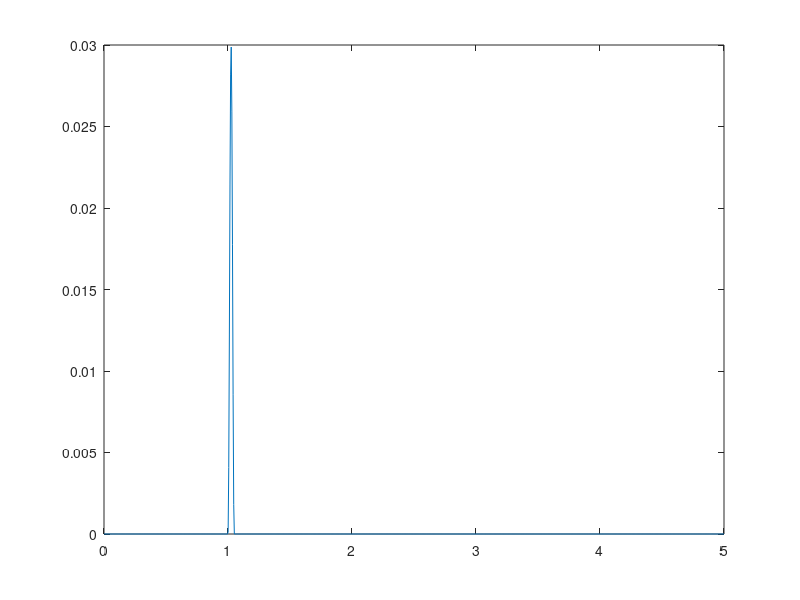

The MATLAB source for this figure: (Note: this script raises an error after producing the figure.)
%SYDE 351 Final Projct 
%Group 27
%Task 4b

%Assumptions: 
%   1) The floor signal starts flat for 2m
%   2) Each wheel recieves the signal 
%   3) The signal will represent the vertical displacement of the wheel 
%   4) The wheel is assumed to be rigid 

clear;
clc; 

%floor dimensions given in m
threshold_width = 0.05;
threshold_height = 0.03;
floor_length = 5;
start_distance = 1;

%generate number of points in the graph
x = linspace(0, floor_length, 1000);
y = zeros(size(x));

%generate graph
for i = 1:size(y, 2)
    if ((start_distance <= x(i)) && (x(i) <= start_distance + threshold_width))
        y(i) = (x(i) - start_distance) * 2 * pi / threshold_width;
        y(i) = (1 - cos(y(i))) * 0.5 * threshold_height;
    else
        y(i) = 0;    
    end
end

%plot the graph
plot(x, y);

%test the vertical displacment in the vibration simulation 
t = x;
[t_simulation, y_simulation, d_simulation, x_simulation, result] = run_vibration_simulation(t, y);

%check if the drink spills
disp(result);
